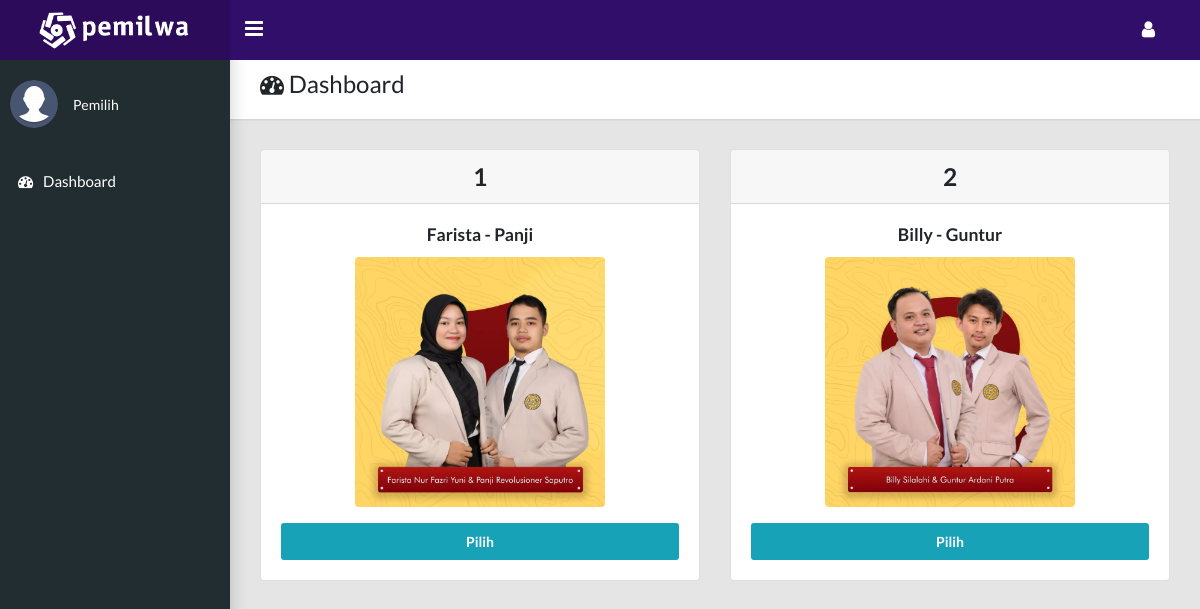
The app's page /index.php/utama/pilih with its own data.
### tables this page shows
CREATE TABLE `kandidat` (
  `id_kandidat` int(11) NOT NULL,
  `nama_kandidat` varchar(120) DEFAULT NULL,
  `nomor_kandidat` varchar(10) DEFAULT NULL,
  `foto_kandidat` text DEFAULT NULL
);

### application/controllers/Utama.php (called while the page is built, shortened)
<?php
class Utama extends CI_Controller {
	function __construct ()
    {
        $this->load->helper('url');
    }
    public function pilih()
    {
        $pemilih = $this->session->userdata('id_pemilih');
        $cek= $this->db->get_where('pilih', array('id_pemilih' => $pemilih));
        $banyak= $cek->num_rows();
        if ($banyak >= 1){
            $this->session->set_flashdata('error', 'Anda sudah selesai memilih. Terima Kasih!');
            redirect('utama');
        } else {
            $data['kandidat']=$this->db->get('kandidat')->result();
            $this->load->view('pilih/index', $data);
        }
    }
}

### index.php (called while the page is built, shortened)
<?php
require_once BASEPATH.'core/CodeIgniter.php';

### application/views/pilih/index.php (the view, shortened to what this page needs)
<!DOCTYPE html>
<html lang="en">
<head>
    <link rel="stylesheet" type="text/css" href="<?= base_url('assets/css/main.css'); ?>">
    <link rel="stylesheet" type="text/css" href="https://maxcdn.bootstrapcdn.com/font-awesome/4.7.0/css/font-awesome.min.css">
</head>
<body class="app sidebar-mini">
    <main class="app-content">
        <div class="app-title">
            <div>
                <h1><i class="fa fa-dashboard"></i> Dashboard</h1>
            </div>
        </div>
        <div class="row">
            <?php foreach ($kandidat as $data) : ?>
                <div class="col">
                    <div class="card">
                        <h3 class="card-header text-center"><?= $data->nomor_kandidat; ?></h3>
                        <div class="card-body">
                            <h5 class="card-title text-center"><?= $data->nama_kandidat; ?></h5>
                            <img src="<?= base_url('gambar/' . $data->foto_kandidat); ?>" style="height: 250px; width: 250px;" class="rounded mx-auto d-block" alt="...">
                            <a href="<?= base_url('utama/simpan/' . $data->id_kandidat); ?>" class="btn btn-info btn-block mt-3">Pilih</a>
                        </div>
                    </div>
                </div>
            <?php endforeach; ?>
        </div>
    </main>
</body>
</html>

### records on screen
kandidat: nomor_kandidat "1", nama_kandidat "Farista - Panji", foto_kandidat (picture)
kandidat: nomor_kandidat "2", nama_kandidat "Billy - Guntur", foto_kandidat (picture)
